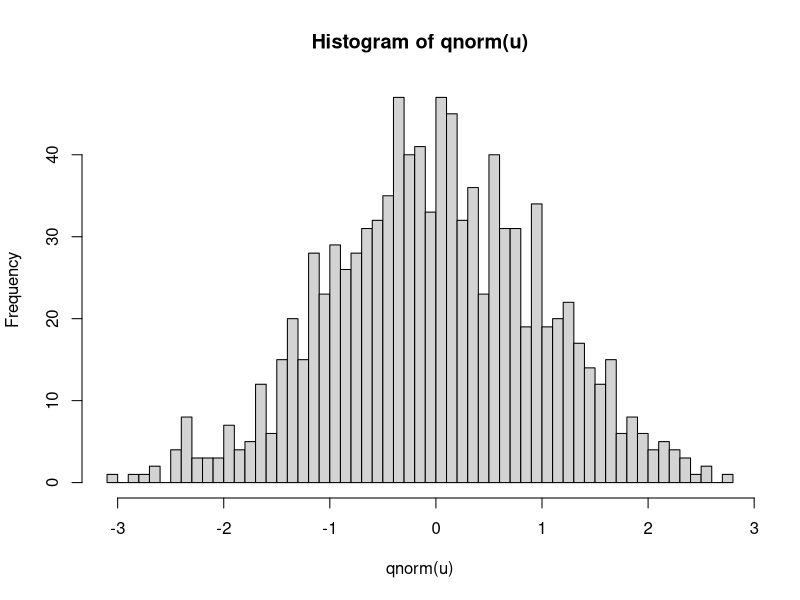

Generate this figure with R:
# HW4

##### Random draws #####

# Preliminaries
rm(list = ls())
library("utils")
library("tidyverse")
library(dplyr)
library(ggplot2)
library(stringr)

u <- runif(1000)

hist(qnorm(u), breaks=50)

##### Auctions #####

# Uniform Valuations - posted price model
number_of_bidders <- 2
N <- number_of_bidders
V <- 10000

set.seed(5)
valuations <- matrix(runif(N*V, min = 0, max = 1), nrow = V)

maximum_valuation <- apply(valuations, 1, max)
optimal_price <- 1/((N+1)^(1/N))
expected_revenue <- (N/(N+1))*(1/((N+1)^(1/N)))

revenue <- optimal_price*(maximum_valuation >= optimal_price)
print(mean(revenue))
print(expected_revenue)
